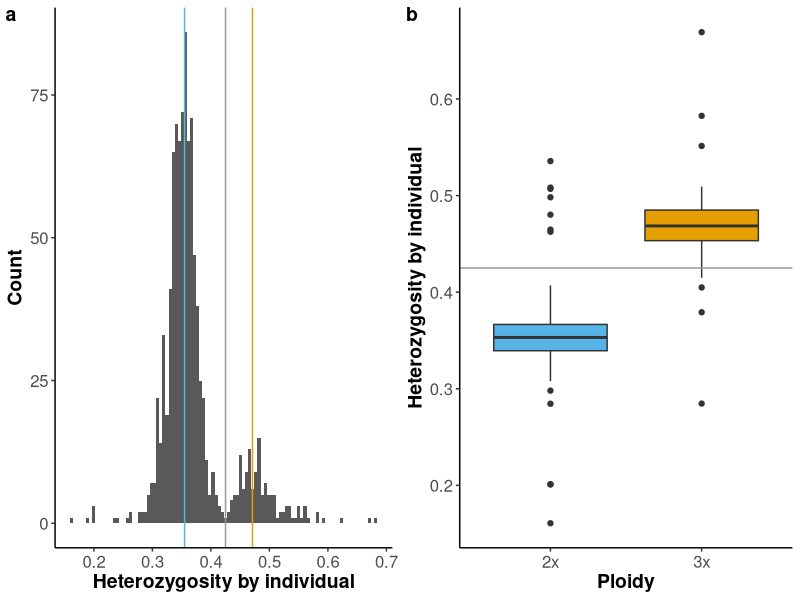

Reproduce this figure in R.
library(tidyverse)
library(readxl)

#Get ACCIDs for the ABC from Watts et all 2023 (Supplemental dataset 1) (https://www.maxapress.com/article/doi/10.48130/FruRes-2023-0032) in order to be able to link with USDA data 

supp_data <- read_excel("./data/Dataset_S1.xlsx",  sheet = "phenotype_data")

apple_ids_usda <- supp_data %>% select(apple_id, PLANTID, ACCID)

#Load in heterozygosity data (calculated using PLINK)

het_tab <- read_table("./data/apple_ploidy_heterozygosity.txt")
colnames(het_tab)=c("apple_id", "ID", "ob_hom", "ex_hom", "markers", "f")
het_tab <- het_tab %>% select(-ID, -ex_hom, -f)

het_info_tab <- het_tab %>% left_join(apple_ids_usda)

#Link the data with the USDA flow cytometry data previously published by Migicovsky et al. 2021 (https://www.nature.com/articles/s41438-020-00441-7) for USDA. 

#USDA information with 

usda_data <-  read.csv(file = "data/usda_ploidy_info.csv")

#Reduce down to relevant information

usda_data <- usda_data %>% select(FullSampleName, cultivar, ACCID, ploidy)

#Make sure ACCID is a character for both datasets
het_info_tab$ACCID <- as.character(het_info_tab$ACCID)
usda_data$ACCID <- as.character(usda_data$ACCID)

#match up with the samples I actually have and only keep those, linking it with the ABC data
samples_ploidy <- het_info_tab %>% left_join(usda_data)

#Any samples sequenced more than once will appear in duplicate here (ie: 222 = Golden Delicious appears 8 times) so we only keep distinct ones 
samples_ploidy <- samples_ploidy %>% select(-FullSampleName) %>% distinct()

table(samples_ploidy[,"ploidy"])
# 2x 2x/4x    3x    4x 
#141     1    46     5 

het_info_usda <- mutate(samples_ploidy, het=(markers-ob_hom)/markers)

het_info_usda %>% group_by(ploidy) %>%
  summarize(Mean = mean(het, na.rm=TRUE))
# PLOIDY  Mean
# <chr>  <dbl>
#   1 2x     0.355
# 2 2x/4x  0.405
# 3 3x     0.471
# 4 4x     0.389
# 5 NA     0.367

#Histogram of heterozgosity
ploidy_hist <- het_info_usda %>% ggplot(aes(x=het))+
  geom_histogram(bins=100)+
  theme(legend.position = "none")+
  labs(x="Heterozygosity by individual", y="Count")+
  theme_classic()+
  geom_vline(xintercept=0.355, colour="#56B4E9")+
  geom_vline(xintercept=0.471, colour="#E69F00")+
  geom_vline(xintercept=0.425, colour="#999999")+
  theme(axis.text=element_text(size=12),axis.title=element_text(size=14,face="bold"))

#Boxplot of heterozgosity by ploidy 
ploidy_boxplot <- het_info_usda %>% filter(ploidy=="2x" |ploidy=="3x") %>%
  ggplot(aes(x=ploidy, y=het,fill=ploidy))+
  geom_boxplot()+
  scale_fill_manual(values=c("#56B4E9", "#E69F00"))+
  xlab("Ploidy")+ylab("Heterozygosity by individual")+
  theme_classic()+
  geom_hline(yintercept=0.425, colour="#999999")+ 
  theme(axis.text=element_text(size=12),axis.title=element_text(size=14,face="bold"))+
  theme(legend.position = "none")

#Save plot
require(cowplot)
pdf("figures/Figure1.pdf", width=8, height=4)
plot_grid(ploidy_hist, ploidy_boxplot, align='h', ncol=2, labels="auto")
dev.off()

#Based on this threshold, how many triploids are incorrectly identified as diploids? How many diploids are incorrectly identified as triploids? 

known_ploidy <- het_info_usda %>% filter(ploidy=="2x" |ploidy=="3x")
nrow(known_ploidy)
#187 of known ploidy

#Filter down to triploids and look at labels

trip <- known_ploidy %>% filter(het >=0.425)
table(trip$ploidy)
#2x 3x 
#7 41 

#We label 7 known diploids as triploids

dip <- known_ploidy %>% filter(het <0.425)
table(dip$ploidy)
#2x  3x 
#134   5 

#We label 5 known triploids as diploids.

#12 errors out of 188
(12/187)*100
#6.417112

#Wilcoxon test comparing
usda_dip <- het_info_usda %>% filter(ploidy=="2x")
usda_trip <- het_info_usda %>% filter(ploidy=="3x")

wilcox.test(usda_dip$het, usda_trip$het)
#W = 369, p-value < 2.2e-16

#Based on this threshold, how many samples are diploids and how many are triploids? 

trips <- het_info_usda %>% filter(het >=0.425)
dips <- het_info_usda %>% filter(het <0.425)

#Save information for subsequent use and supplemental data

supp_table <- het_info_usda %>% select(apple_id, PLANTID, usda_ploidy=ploidy, het)
supp_table <- supp_table %>% mutate(ploidy=ifelse(het >=0.425, "3x", "2x"))

table(supp_table$ploidy)

#Add in trait data

#Only keep rows that occur in both tables
supp_table <- supp_data %>% inner_join(supp_table)

supp_table <- supp_table %>% select(apple_id, PLANTID,ploidy, usda_ploidy, het, release_year, acidity_17_harv, brix_17_harv, brix_acid_17_harv, weight_avg_17_harv,firmness_avg_17_harv, percent_firmness_avg_17, tpc, flowering_jul_16_harv, time_ripen_2017,date_jul_17_harv)

write_csv(supp_table, "data/TableS1.csv")

#This is included as Table S1 in the paper
